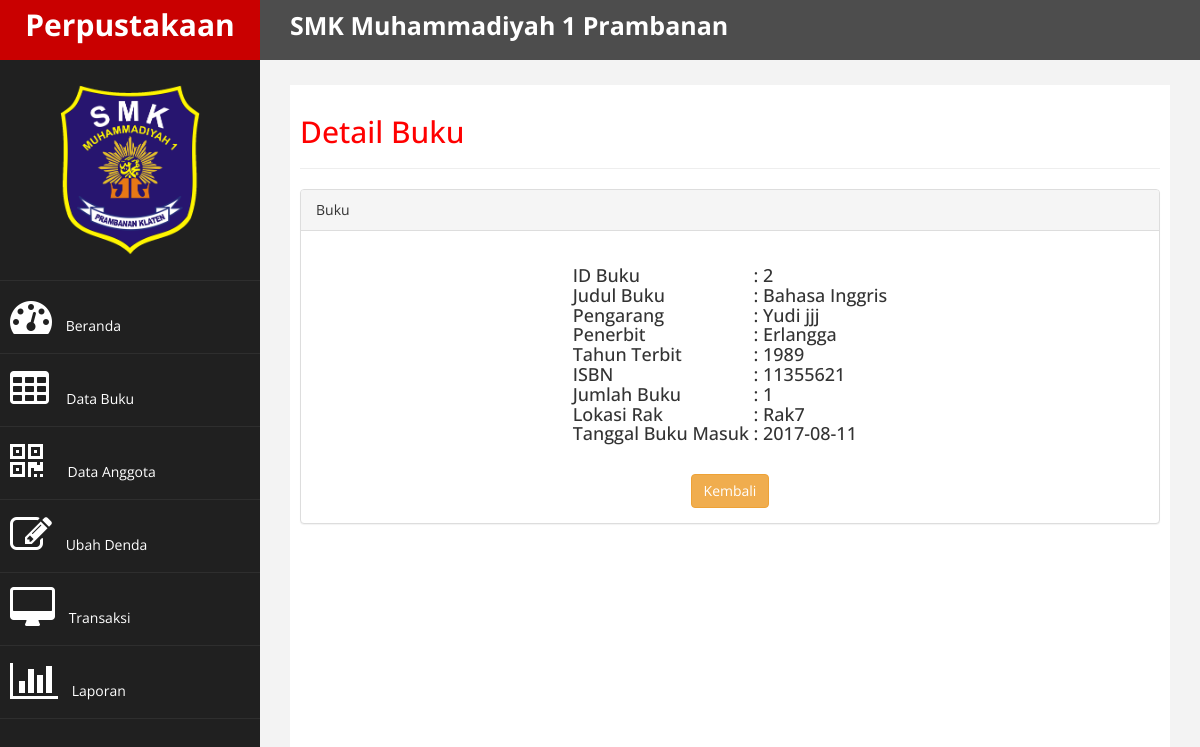
/index.php?act=lihat_buku&id_buku=2, run on the app's committed database.
### tables this page shows
CREATE TABLE `buku` (
  `id_buku` varchar(15) NOT NULL,
  `judul` varchar(200) NOT NULL,
  `pengarang` varchar(200) NOT NULL,
  `penerbit` varchar(200) NOT NULL,
  `tahun_terbit` varchar(4) NOT NULL,
  `isbn` varchar(25) NOT NULL,
  `jumlah_buku` int(3) NOT NULL,
  `lokasi` varchar(25) NOT NULL,
  `tgl_buku_masuk` date NOT NULL
);

### lihat_buku.php (the view, shortened to what this page needs)
<?php
include('koneksi.php');
$id_buku = $_GET['id_buku'];
$query = mysqli_query($kon, "select * from buku where id_buku='$id_buku'") or die(mysqli_error());
$data = mysqli_fetch_array($query);
?>
<h2>Detail Buku</h2>
<hr>
<div class="panel panel-default">
<div class="panel-heading">
    Buku
</div>
<div class="panel-body">
    <div class="row">
        <div class="col-md-12">
            <h4>
            <table align="center">
                <tr>
                    <td>
                        ID Buku
                    </td>
                    <td>
                    &nbsp;:&nbsp;
                    </td>
                    <td>
                        <?php echo $data['id_buku']; ?>
                    </td>
                </tr>
                <tr>
                    <td>
                        Judul Buku
                    </td>
                    <td>
                    &nbsp;:&nbsp;
                    </td>
                    <td>
                        <?php echo $data['judul']; ?>
                    </td>
                </tr>
                <tr>
                    <td>
                        Pengarang
                    </td>
                    <td>
                    &nbsp;:&nbsp;
                    </td>
                    <td>
                        <?php echo $data['pengarang']; ?>
                    </td>
                </tr>
                <tr>
                    <td>
                        Penerbit
                    </td>
                    <td>
                    &nbsp;:&nbsp;
                    </td>
                    <td>
                        <?php echo $data['penerbit']; ?>
                    </td>
                </tr>
                <tr>
                    <td>
                        Tahun Terbit
                    </td>
                    <td>
                    &nbsp;:&nbsp;
                    </td>
                    <td>
                        <?php echo $data['tahun_terbit']; ?>
                    </td>
                </tr>
                <tr>
                    <td>
                        ISBN
                    </td>
                    <td>
                    &nbsp;:&nbsp;
                    </td>
                    <td>
                        <?php echo $data['isbn']; ?>
                    </td>
                </tr>
                <tr>
                    <td>
                        Jumlah Buku
                    </td>
                    <td>
                    &nbsp;:&nbsp;
                    </td>
                    <td>
                        <?php echo $data['jumlah_buku']; ?>
                    </td>
                </tr>
                <tr>
                    <td>
                        Lokasi Rak
                    </td>
                    <td>
                    &nbsp;:&nbsp;
                    </td>
                    <td>
                        <?php echo $data['lokasi']; ?>
                    </td>
                </tr>
                <tr>
                    <td>
                        Tanggal Buku Masuk
                    </td>
                    <td>
                        &nbsp;:&nbsp;
                    </td>
                    <td>
                        <?php echo $data['tgl_buku_masuk']; ?>
                    </td>
                </tr>
            </table>
            </h4>
<br>
<div  align="center">
<input onclick="window.history.back()" type="reset" class="btn btn-warning" value="Kembali">
</div>
</div>
</div>
</div>
</div>

### custom.csss.css (style rules this page uses)
body { font-family: 'Open Sans', sans-serif; }
h2 { color: #f00; }
h4 { padding-top:10px; }

### data on the page
buku: id_buku "2", judul "Bahasa Inggris", pengarang "Yudi jjj", penerbit "Erlangga", tahun_terbit "1989", isbn "11355621", jumlah_buku "1", lokasi "Rak7", tgl_buku_masuk "2017-08-11"
